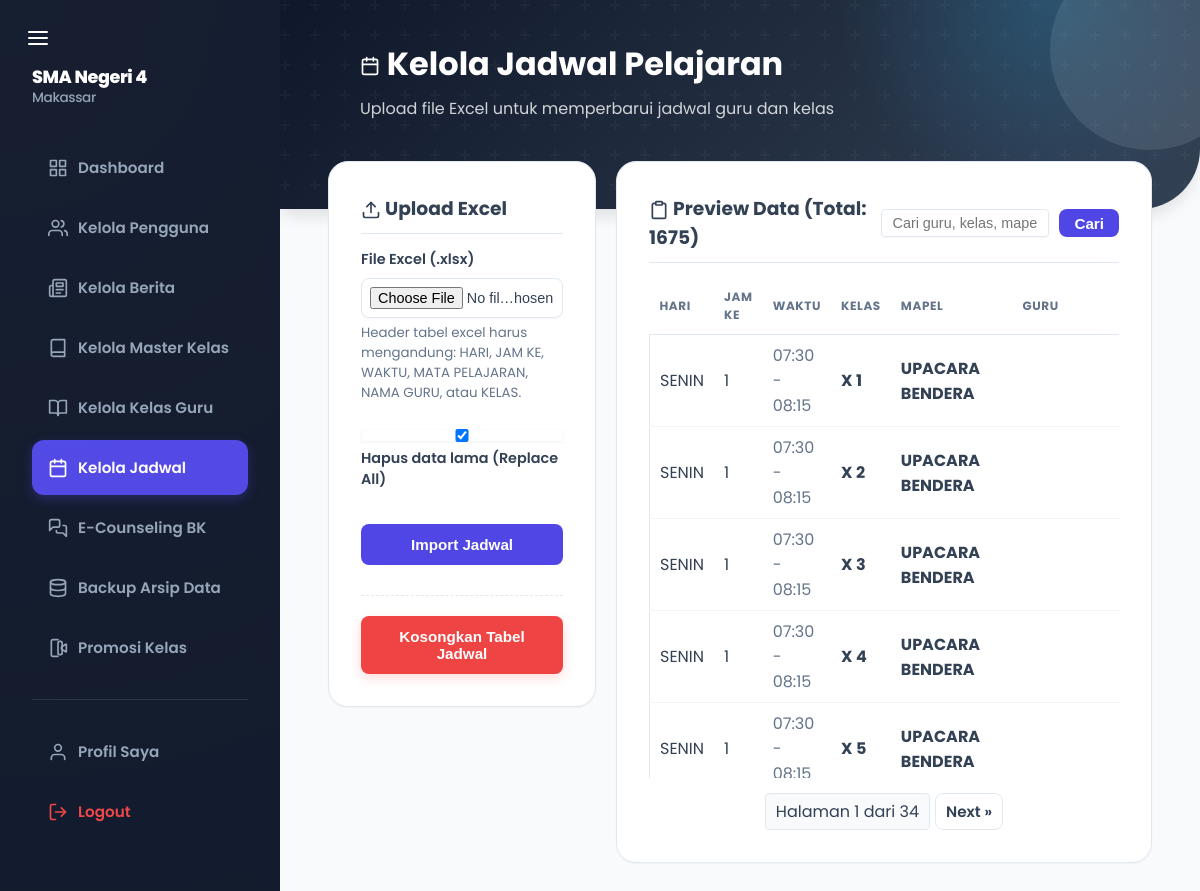
/src/admin/manage_schedules.php (signed in), run on the app's committed database.
### tables this page shows
CREATE TABLE `schedules` (
  `id` int NOT NULL,
  `hari` varchar(20) DEFAULT NULL,
  `jam_ke` varchar(10) DEFAULT NULL,
  `waktu` varchar(30) DEFAULT NULL,
  `kelas` varchar(50) DEFAULT NULL,
  `mata_pelajaran` varchar(100) DEFAULT NULL,
  `nama_guru` varchar(100) DEFAULT NULL,
  `created_at` timestamp NULL DEFAULT CURRENT_TIMESTAMP
);

### src/admin/manage_schedules.php (the view, shortened to what this page needs)
<?php
require_once '../../config/database.php';
$search = $_GET['search'] ?? '';
$page = max(1, (int)($_GET['page'] ?? 1));
$limit = 50;
$offset = ($page - 1) * $limit;
$whereClause = "";
$params = [];
$total_stmt = $pdo->prepare("SELECT COUNT(*) FROM schedules" . $whereClause);
$total_stmt->execute($params);
$total_schedules_filtered = $total_stmt->fetchColumn();
$total_pages = max(1, ceil($total_schedules_filtered / $limit));
$stmt = $pdo->prepare("SELECT * FROM schedules" . $whereClause . " ORDER BY id ASC LIMIT $limit OFFSET $offset");
$stmt->execute($params);
$schedules = $stmt->fetchAll();
$total_schedules = $pdo->query("SELECT COUNT(*) FROM schedules")->fetchColumn();
?>
<!DOCTYPE html>
<html lang="id">
<head>
    <link rel="stylesheet" href="/public/assets/css/style.css">
</head>
<body class="admin-full-layout">
<div class="app-container">
    <?php include '../templates/sidebar.php'; ?>
    <main class="main-content">
        <div class="dashboard-hero">
            <div style="position: relative; z-index: 2;">
                <h1 style="color: white; margin-bottom: 0.5rem;"> Kelola Jadwal Pelajaran</h1>
                <p style="color: rgba(255,255,255,0.8);">Upload file Excel untuk memperbarui jadwal guru dan kelas</p>
            </div>
            <div style="position: absolute; right: -50px; top: -50px; width: 200px; height: 200px; background: rgba(255,255,255,0.1); border-radius: 50%; blur: 20px;"></div>
        </div>
        <div class="content-overlap">
            <div style="display: grid; grid-template-columns: 1fr 2fr; gap: 20px; align-items: start;">
                <div class="card">
                    <h3 style="margin-bottom: 15px; border-bottom: 1px solid #e2e8f0; padding-bottom: 10px;"> Upload Excel</h3>
                    <form method="POST" enctype="multipart/form-data">
                        <div class="form-group">
                            <label>File Excel (.xlsx)</label>
                            <input type="file" name="schedule_file" accept=".xlsx" required class="filter-input" style="width: 100%; padding: 8px;">
                            <small style="color: var(--text-muted); display: block; margin-top: 5px;">
                                Header tabel excel harus mengandung: HARI, JAM KE, WAKTU, MATA PELAJARAN, NAMA GURU, atau KELAS.
                            </small>
                        </div>
                        <div class="form-group" style="margin-top: 15px;">
                            <label>
                                <input type="checkbox" name="replace_data" value="1" checked>
                                Hapus data lama (Replace All)
                            </label>
                        </div>
                        <button type="submit" name="upload_excel" class="btn btn-primary" style="width: 100%; margin-top: 10px;">Import Jadwal</button>
                    </form>
                    <div style="margin-top: 30px; border-top: 1px dashed #e2e8f0; padding-top: 20px;">
                        <form method="POST" onsubmit="return confirm('Anda yakin ingin menghapus SEMUA data jadwal?');">
                            <button type="submit" name="delete_all" class="btn btn-danger" style="width: 100%;">Kosongkan Tabel Jadwal</button>
                        </form>
                    </div>
                </div>
                <div class="card">
                    <div style="display: flex; justify-content: space-between; align-items: center; margin-bottom: 15px; border-bottom: 1px solid #e2e8f0; padding-bottom: 10px;">
                        <h3 style="margin: 0;"> Preview Data (Total: <?php echo $total_schedules; ?>)</h3>
                        <form method="GET" style="display: flex; gap: 10px;">
                            <input type="text" name="search" value="<?php echo htmlspecialchars($search); ?>" placeholder="Cari guru, kelas, mapel..." class="filter-input" style="padding: 5px 10px; border: 1px solid #e2e8f0; border-radius: 4px;">
                            <button type="submit" class="btn btn-primary" style="padding: 5px 15px;">Cari</button>
                        </form>
                    </div>
                    <?php if (empty($schedules)): ?>
                        <div style="text-align: center; padding: 40px; color: var(--text-muted);">
                            <div style="font-size: 3rem; margin-bottom: 10px;"><svg width='20' height='20' viewBox='0 0 24 24' fill='none' stroke='currentColor' stroke-width='2' stroke-linecap='round' stroke-linejoin='round' style='display:inline-block; vertical-align:middle; line-height:1;'><rect x="3" y="4" width="18" height="18" rx="2" ry="2"/><line x1="16" y1="2" x2="16" y2="6"/><line x1="8" y1="2" x2="8" y2="6"/><line x1="3" y1="10" x2="21" y2="10"/></svg></div>
                            <p>Belum ada data jadwal.</p>
                        </div>
                    <?php
else: ?>
                        <div class="table-container" style="max-height: 500px; overflow-y: auto;">
                        <table style="width: 100%; border-collapse: collapse;">
                            <thead>
                                <tr>
                                    <th style="padding: 10px; border-bottom: 1px solid #e2e8f0; text-align: left;">Hari</th>
                                    <th style="padding: 10px; border-bottom: 1px solid #e2e8f0; text-align: left;">Jam Ke</th>
                                    <th style="padding: 10px; border-bottom: 1px solid #e2e8f0; text-align: left;">Waktu</th>
                                    <th style="padding: 10px; border-bottom: 1px solid #e2e8f0; text-align: left;">Kelas</th>
                                    <th style="padding: 10px; border-bottom: 1px solid #e2e8f0; text-align: left;">Mapel</th>
                                    <th style="padding: 10px; border-bottom: 1px solid #e2e8f0; text-align: left;">Guru</th>
                                </tr>
                            </thead>
                            <tbody>
                                <?php foreach ($schedules as $s): ?>
                                <tr>
                                    <td style="padding: 8px 10px; border-bottom: 1px solid #f1f5f9;"><?php echo htmlspecialchars($s['hari']); ?></td>
                                    <td style="padding: 8px 10px; border-bottom: 1px solid #f1f5f9;"><?php echo htmlspecialchars($s['jam_ke']); ?></td>
                                    <td style="padding: 8px 10px; border-bottom: 1px solid #f1f5f9; color: var(--text-muted);"><?php echo htmlspecialchars($s['waktu']); ?></td>
                                    <td style="padding: 8px 10px; border-bottom: 1px solid #f1f5f9;"><strong><?php echo htmlspecialchars($s['kelas']); ?></strong></td>
                                    <td style="padding: 8px 10px; border-bottom: 1px solid #f1f5f9;"><strong><?php echo htmlspecialchars($s['mata_pelajaran']); ?></strong></td>
                                    <td style="padding: 8px 10px; border-bottom: 1px solid #f1f5f9;"><?php echo htmlspecialchars($s['nama_guru']); ?></td>
                                </tr>
                                <?php
    endforeach; ?>
                            </tbody>
                        </table>
                        </div>
                        <?php if ($total_pages > 1): ?>
                            <div style="display: flex; justify-content: center; gap: 5px; margin-top: 15px;">
                                <span style="padding: 5px 10px; border: 1px solid #e2e8f0; border-radius: 4px; background: #f8fafc;">Halaman <?php echo $page; ?> dari <?php echo $total_pages; ?></span>
                                <?php if ($page < $total_pages): ?>
                                    <a href="?page=<?php echo $page + 1; ?>&search=<?php echo urlencode($search); ?>" class="btn btn-secondary" style="padding: 5px 10px; text-decoration: none;">Next &raquo;</a>
                                <?php
        endif; ?>
                            </div>
                        <?php
    endif; ?>
                    <?php
endif; ?>
                </div>
            </div>
        </div>
    </main>
</div>
</body>
</html>

### public/assets/css/style.css (style rules this page uses)
* { margin: 0; padding: 0; box-sizing: border-box; }
body { font-family: 'Poppins', sans-serif; background: var(--bg-body); color: var(--text-main); }
:root { --primary: #4f46e5; --primary-gradient: linear-gradient(135deg, #4f46e5 0%, #4338ca 100%); --primary-light: #e0e7ff; --bg-body: #f8fafc; --bg-sidebar: #0f172a; --text-main: #334155; --text-muted: #64748b; --border: #e2e8f0; --secondary: #1e293b; --danger: #ef4444; --success: #10b981; --warning: #f59e0b; --radius-sm: 8px; --radius-md: 12px; --radius-lg: 20px; --shadow-sm: 0 1px 2px rgba(15, 23, 42, 0.04); --shadow-md: 0 4px 6px -1px rgba(15, 23, 42, 0.06); --shadow-lg: 0 10px 15px -3px rgba(15, 23, 42, 0.08); --shadow-xl: 0 20px 25px -5px rgba(15, 23, 42, 0.1), 0 10px 10px -5px rgba(15, 23, 42, 0.04); }
.main-content { flex: 1; margin-left: 280px; padding: 3rem 4rem; width: auto; min-height: 100vh; transition: margin-left 0.3s cubic-bezier(0.4, 0, 0.2, 1); }
.dashboard-hero { background: linear-gradient(135deg, #0c4a6e 0%, #0369a1 40%, #0ea5e9 100%); color: white; margin: -3rem -4rem 3rem -4rem; padding: 2.5rem 4rem 5.5rem 5rem; width: calc(100% + 8rem); border-bottom-right-radius: 60px; position: relative; overflow: hidden; box-shadow: 0 10px 15px -3px rgba(0, 0, 0, 0.1); }
.dashboard-hero::before { content: ''; position: absolute; inset: 0; pointer-events: none; }
.dashboard-hero::after { content: ''; position: absolute; width: 500px; height: 500px; top: -250px; right: -100px; background: radial-gradient(circle, rgba(56, 189, 248, 0.25) 0%, transparent 60%); border-radius: 50%; pointer-events: none; }
html[data-lms-role="admin"] .dashboard-hero { background: linear-gradient(135deg, #0f172a 0%, #1e293b 42%, #334155 100%); }
html[data-lms-role="admin"] .dashboard-hero::after { background: radial-gradient(circle, rgba(56, 189, 248, 0.22) 0%, transparent 60%); }
.content-overlap { margin-top: -3rem; position: relative; z-index: 10; }
.admin-full-layout .main-content { padding: 0 !important; max-width: 100% !important; }
.admin-full-layout .dashboard-hero { margin: 0; width: 100%; padding: 2.5rem 3rem 5.5rem 5rem; border-radius: 0 0 60px 0; }
.admin-full-layout .content-overlap { padding: 0 3rem 3rem; }
.table-responsive, .table-container { display: block; width: 100%; overflow-x: auto; -webkit-overflow-scrolling: touch; }
.card { background: white; border-radius: var(--radius-lg); padding: 2rem; box-shadow: var(--shadow-sm); border: 1px solid var(--border); margin-bottom: 2rem; overflow-x: auto; }
table { width: 100%; border-collapse: separate; border-spacing: 0 5px; }
thead th { text-align: left; padding: 1rem 2rem; color: var(--text-muted); font-size: 0.75rem; text-transform: uppercase; letter-spacing: 0.05em; border: none; }
tbody tr { background: white; box-shadow: 0 2px 4px rgba(0, 0, 0, 0.02); transition: 0.1s; border-radius: 10px; }
td { padding: 1.25rem 2rem; border-top: 1px solid var(--border); border-bottom: 1px solid var(--border); }
td:first-child { border-left: 1px solid var(--border); border-top-left-radius: 10px; border-bottom-left-radius: 10px; }
td:last-child { border-right: 1px solid var(--border); border-top-right-radius: 10px; border-bottom-right-radius: 10px; }
.btn { display: inline-flex; align-items: center; justify-content: center; padding: 0.75rem 1.5rem; border-radius: 8px; font-weight: 600; text-decoration: none; background: var(--primary); color: white; border: none; cursor: pointer; transition: 0.1s; font-size: 0.95rem; }
.btn-secondary { background: white; border: 1px solid var(--border); color: var(--text-main); }
.btn-danger { background: var(--danger); box-shadow: 0 4px 12px rgba(239, 68, 68, 0.2); }
input, select, textarea { width: 100%; padding: 0.8rem 1rem; border-radius: 8px; border: 1px solid var(--border); background: #fff; font-size: 0.95rem; transition: 0.1s; box-shadow: var(--shadow-sm); }
.form-group { margin-bottom: 1.5rem; }
label { display: block; margin-bottom: 0.5rem; font-weight: 600; color: var(--text-main); font-size: 0.9rem; }
.filter-input { flex: 1; min-width: 160px; padding: 0.6rem 1rem; border-radius: 8px; border: 1px solid var(--border); background: #fff; font-size: 0.9rem; transition: border-color 0.15s; }

### data on the page
schedules: hari "SENIN", jam_ke "1", waktu "07:30 - 08:15", kelas "X 1", mata_pelajaran "UPACARA BENDERA"
schedules: hari "SENIN", jam_ke "1", waktu "07:30 - 08:15", kelas "X 2", mata_pelajaran "UPACARA BENDERA"
schedules: hari "SENIN", jam_ke "1", waktu "07:30 - 08:15", kelas "X 3", mata_pelajaran "UPACARA BENDERA"
schedules: hari "SENIN", jam_ke "1", waktu "07:30 - 08:15", kelas "X 4", mata_pelajaran "UPACARA BENDERA"
schedules: hari "SENIN", jam_ke "1", waktu "07:30 -…", kelas "X 5", mata_pelajaran "UPACARA BENDERA"

### other printed values
$total_schedules "1675"
$page "1"
$total_pages "34"
